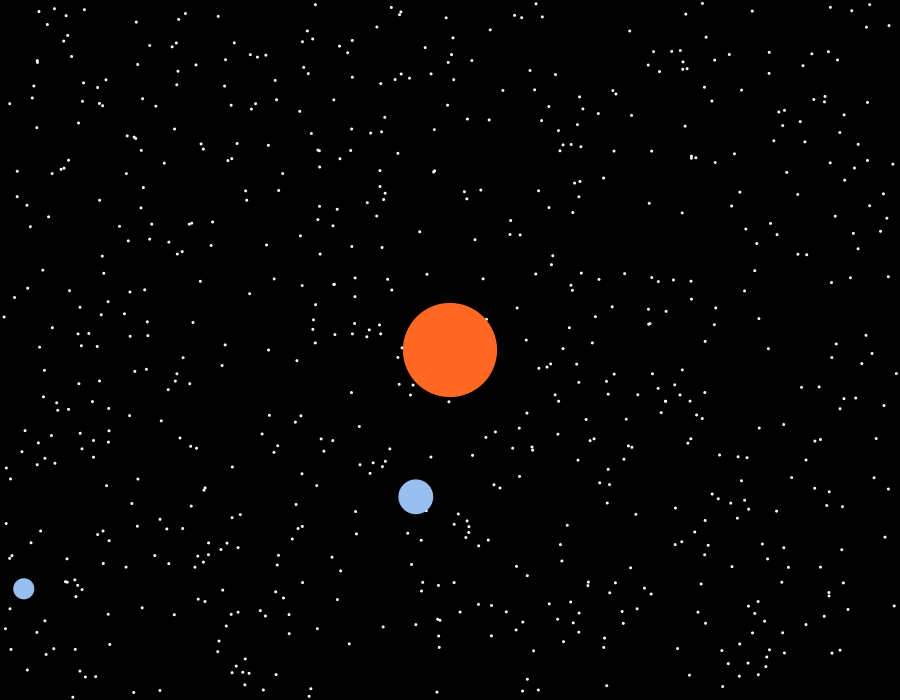
Frame 1 (no input)
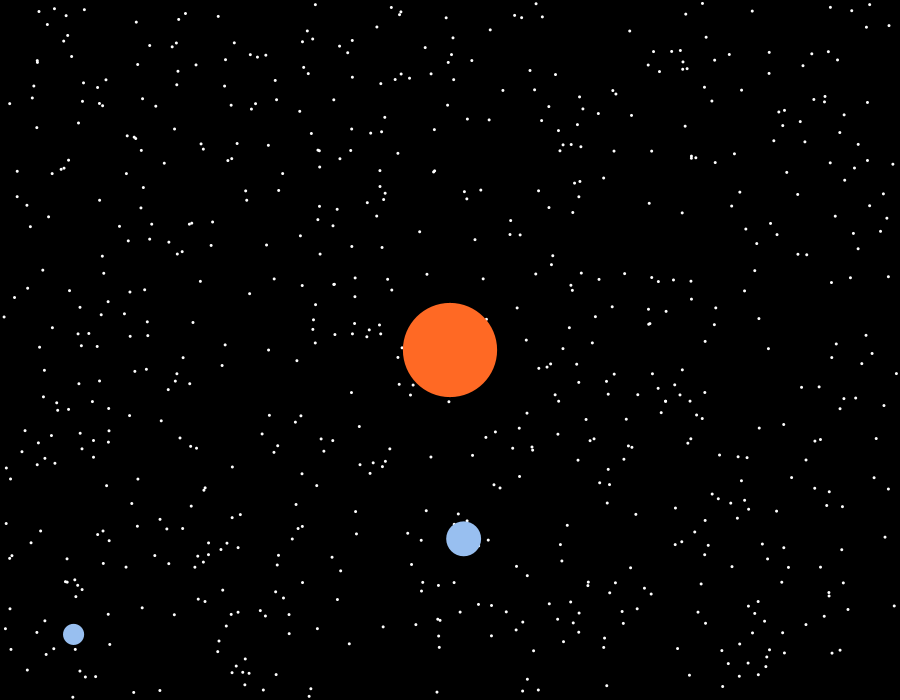
Frame 60 (the mouse pressed at the canvas centre just before this capture)
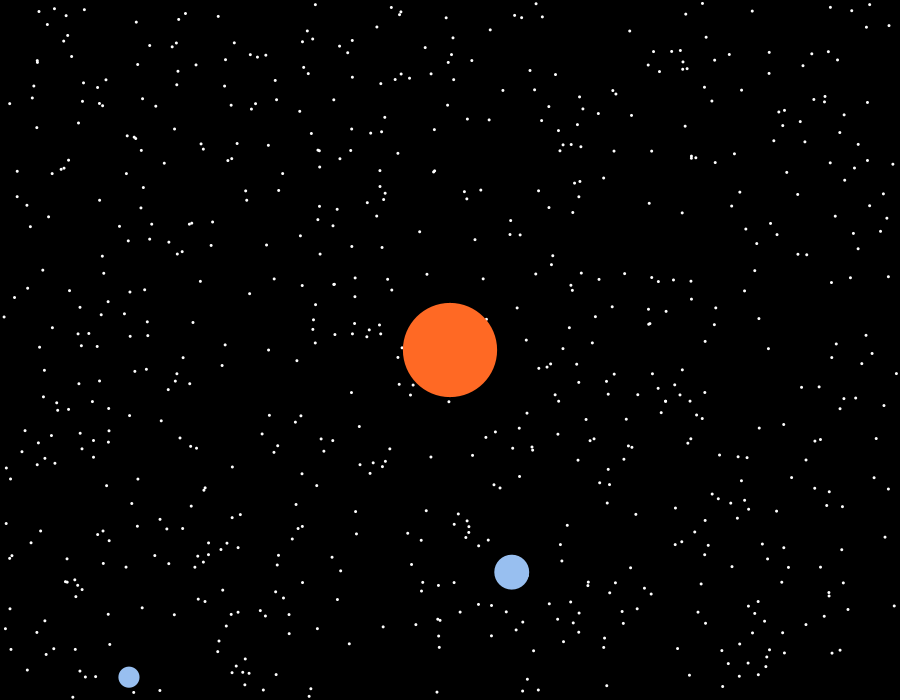
Frame 120 (the mouse held since frame 60 and released just before this capture)

The Processing sketch that drew these frames (run headless with seeded random() and noise(); from frame 60 on, the mouse is pressed at the canvas centre):

// Processing sketch: PlanetaryMotion_v2
// ── PlanetaryMotion_v2.pde
PVector[] starPositions = new PVector[700];
PVector[] displacement =  new PVector[2];
Sun sun1 = new Sun();
Planet[] earths = new Planet[2];
float G;
float[] k = {0,0};
float gravForce = 0;
float[] accelerationMag = {0,0};
float distance = 0;
float randomMass;

void setup(){
  frameRate(60);
  size(900,700);
  smooth();
  ellipseMode(RADIUS);
  noStroke();
  
  //Randomly assign a mass betweent the masses of Pluto and Jupiter
  randomMass = random(1.31*pow(10,21),2.0*pow(10,27));
  
  //Initializing gravitational constant
  G = 6.67384 * pow(10,-8);  
  
  for(int i = 0; i < starPositions.length; i++){
    starPositions[i] = new PVector(0,0);
    starPositions[i].x = random(3,898);
    starPositions[i].y = random(3,698);
  }
 
  //Instantiation of Planets
  for(int i = 0; i < earths.length; i++){
    earths[i] = new Planet(int(random(0,870)),int(random(0,670)),randomMass*i,random(6,25));
  }
  
  //Creating empty displacement vectors
  for (int i = 0; i < displacement.length; i++){
    displacement[i] = new PVector(0,0,0);
  }
  
}

void draw(){
  //Draw Background
  background(0);
  for(int i = 0; i < starPositions.length; i++){
    fill(255,255,255);
    ellipse(starPositions[i].x,starPositions[i].y,1.5,1.5);
  }
   
  //Calculate magnitude of acceleration Note: acceleration is only calculated between each planet and the sun, not between the planets
  for(int i = 0; i < earths.length; i++){
    accelerationMag[i] = accelerationCalc(dist(sun1.position.x,sun1.position.y,earths[i].position.x,earths[i].position.y),sun1.mass);
  }
   
  //Calculate ratio k
  for (int i = 0; i < k.length; i++){
    k[i] = accelerationMag[i]/dist(sun1.position.x,sun1.position.y,earths[i].position.x,earths[i].position.y);
  }
  
  //Calculate displacement
  for (int i = 0; i < k.length; i++){
    displacement[i].set(sun1.position.x - earths[i].position.x,sun1.position.y - earths[i].position.y,0);
  }
  
  //Set acceleration
  for (int i = 0; i < earths.length; i++){
    earths[i].acceleration.set(displacement[i].x*k[i],displacement[i].y*k[i],0.0);
  }
  
  //Move Planets
  for (int i = 0; i < earths.length; i++){
    earths[i].move();
  }
  
  //Display all Planets
  sun1.display();
  for(int i = 0; i < earths.length; i++){
    earths[i].display();
  }
}

float accelerationCalc (float r, float m2){
  float accel = sqrt((G * m2)/r);
  return accel;
}


// ── Planet.pde
//The Planet Object

class Planet{
  //Planet attributes
  PVector acceleration;
  PVector velocity;
  PVector position;
  float mass;
  float radius;
  
  //Constructor
  Planet(int x, int y, float m, float r){
    mass = m;
    radius = r;
    position = new PVector(x,y,0);
    velocity = new PVector(0.8,0.8,0);
    acceleration = new PVector(0,0,0);
  }
  
  //Move
  void move(){
    velocity.add(acceleration);
    position.add(velocity);
  }
  
  //Display
  void display(){
    fill(152,191,240);
    ellipse(position.x,position.y,radius,radius);
  }
}

// ── Sun.pde
//The Sun Object

class Sun{
  //Sun attributes
  PVector position;
  float mass;
  float radius;
  
  //Constructor
  Sun(){
    position = new PVector(450.0,350.0,0.0);
    radius = random(40,51);
    mass = 1.9891 * pow(10,4);
  }
  
  //Display the Sun
  void display(){
    fill(255,105,36);
    ellipse(position.x,position.y,radius,radius);
  }
}
